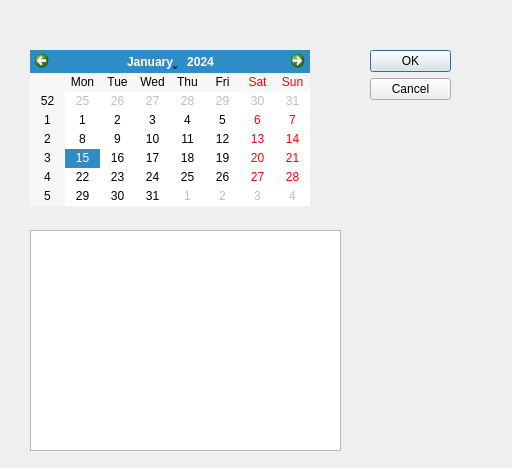
<?xml version="1.0" encoding="UTF-8"?>
<ui version="4.0">
 <class>DateDialog</class>
 <widget class="QDialog" name="DateDialog">
  <property name="geometry">
   <rect>
    <x>0</x>
    <y>0</y>
    <width>512</width>
    <height>468</height>
   </rect>
  </property>
  <property name="windowTitle">
   <string>Dialog</string>
  </property>
  <widget class="QDialogButtonBox" name="buttonBox">
   <property name="geometry">
    <rect>
     <x>370</x>
     <y>50</y>
     <width>81</width>
     <height>241</height>
    </rect>
   </property>
   <property name="orientation">
    <enum>Qt::Vertical</enum>
   </property>
   <property name="standardButtons">
    <set>QDialogButtonBox::Cancel|QDialogButtonBox::Ok</set>
   </property>
  </widget>
  <widget class="QCalendarWidget" name="calendarWidget">
   <property name="geometry">
    <rect>
     <x>30</x>
     <y>50</y>
     <width>280</width>
     <height>156</height>
    </rect>
   </property>
  </widget>
  <widget class="QPlainTextEdit" name="plainTextEdit">
   <property name="geometry">
    <rect>
     <x>30</x>
     <y>230</y>
     <width>311</width>
     <height>221</height>
    </rect>
   </property>
  </widget>
 </widget>
 <resources/>
 <connections>
  <connection>
   <sender>buttonBox</sender>
   <signal>accepted()</signal>
   <receiver>DateDialog</receiver>
   <slot>accept()</slot>
   <hints>
    <hint type="sourcelabel">
     <x>248</x>
     <y>254</y>
    </hint>
    <hint type="destinationlabel">
     <x>157</x>
     <y>274</y>
    </hint>
   </hints>
  </connection>
  <connection>
   <sender>buttonBox</sender>
   <signal>rejected()</signal>
   <receiver>DateDialog</receiver>
   <slot>reject()</slot>
   <hints>
    <hint type="sourcelabel">
     <x>316</x>
     <y>260</y>
    </hint>
    <hint type="destinationlabel">
     <x>286</x>
     <y>274</y>
    </hint>
   </hints>
  </connection>
 </connections>
</ui>
